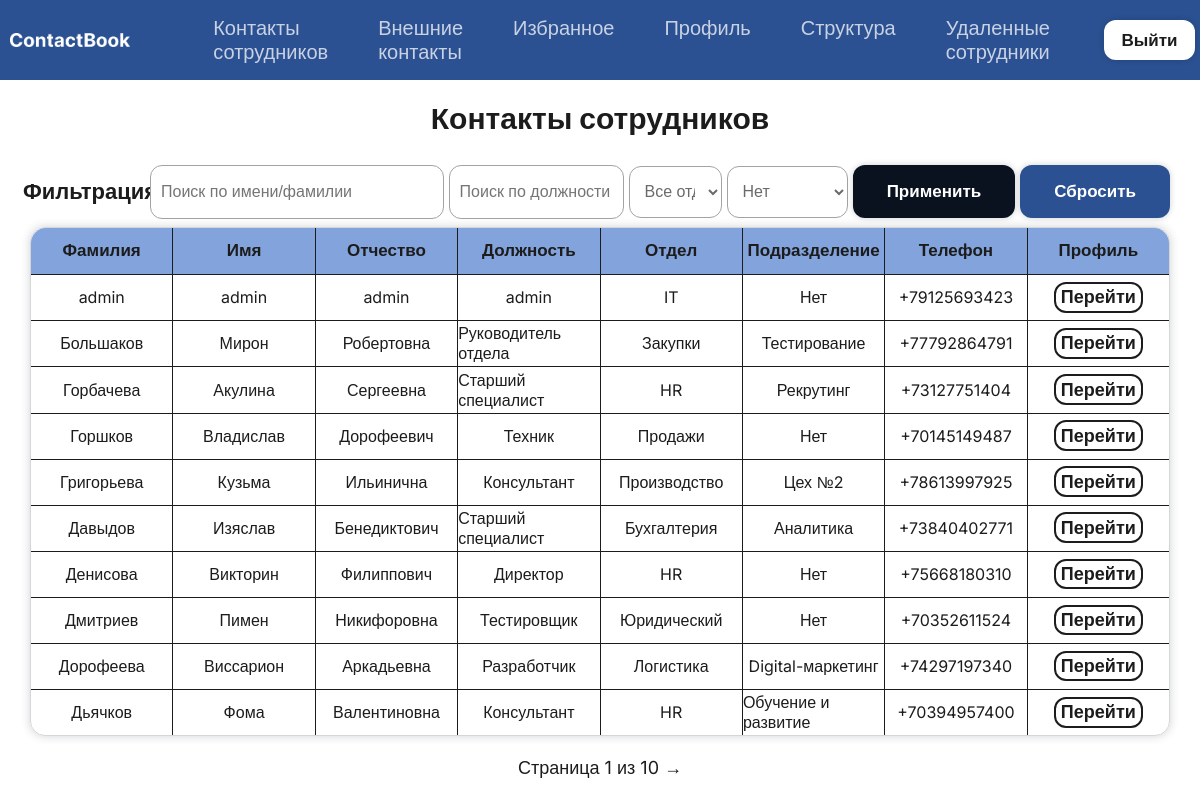
Screenshot of / (signed in) with the database file from the repository.
### ContactBook/models.py (models this page shows, shortened)
class Employee(models.Model):
    last_name = models.CharField(max_length=50, verbose_name='Фамилия')
    first_name = models.CharField(max_length=50, verbose_name='Имя')
    middle_name = models.CharField(max_length=50, blank=True, null=True, verbose_name='Отчество')
    department = models.ForeignKey(Department, on_delete=models.PROTECT, verbose_name='Отдел')
    subdivision = models.ForeignKey(Subdivision, on_delete=models.SET_NULL, blank=True, null=True, verbose_name='Подразделение')
    position = models.CharField(max_length=100, verbose_name='Должность')
    phone = models.CharField(max_length=20, unique=True, verbose_name='Телефон')
    floor = models.CharField(max_length=50, verbose_name='Этаж')
    cabinet = models.CharField(max_length=50, blank=True, null=True, verbose_name='Кабинет')
    role = models.CharField(
        max_length=20,
        choices=[('user', 'Пользователь'), ('admin', 'Администратор')],
        default='user',
        verbose_name='Роль'
    )
    user_account = models.OneToOneField(User, on_delete=models.CASCADE, null=True, blank=True, related_name='employee_profile', verbose_name='Аккаунт входа')
    is_deleted = models.BooleanField(default=False, verbose_name='Удалён')
    deleted_at = models.DateTimeField(null=True, blank=True, verbose_name='Дата удаления')
    objects = EmployeeManager()
    all_objects = models.Manager()
    class Meta:
        verbose_name_plural = 'Сотрудники'

class Department(models.Model):
    name = models.CharField(max_length=100, unique=True, verbose_name='Название отдела')
    class Meta:
        verbose_name_plural = 'Отделы'

class Subdivision(models.Model):
    name = models.CharField(max_length=100, verbose_name='Название подразделения')
    department = models.ForeignKey(Department, on_delete=models.CASCADE, related_name='subdivisions', verbose_name='Родительский отдел')
    class Meta:
        constraints = [
            models.UniqueConstraint(fields=['name', 'department'], name='unique_subdivision_name_per_dept')
        ]
        verbose_name_plural = 'Подразделения'

### ContactBook/views.py (the view, shortened to what this page needs)
# urls.py: path('', views.employee_list, name='employee_list'),
@login_required
def employee_list(request):
    qs = Employee.objects.select_related('department', 'subdivision', 'user_account').order_by('last_name')
    is_admin_user = is_admin(request.user)
    search = request.GET.get('search', '').strip()
    dept_id = request.GET.get('department')
    sub_id = request.GET.get('subdivision')
    position = request.GET.get('position', '').strip()
    if dept_id and dept_id != 'None':
        qs = qs.filter(department_id=dept_id)
    if sub_id and sub_id != 'None':
        qs = qs.filter(subdivision_id=sub_id)
    if position:
        qs = qs.filter(position__icontains=position)
    paginator = Paginator(qs, 10)
    page_obj = paginator.get_page(request.GET.get('page'))
    return render(request, 'contactbook/employee_list.html', {
        'page_obj': page_obj,
        'search': search, 'dept_id': dept_id, 'sub_id': sub_id, 'position': position,
        'departments': Department.objects.all(),
        'subdivisions': Subdivision.objects.all(),
        'is_admin': is_admin_user
    })

### ContactBook/models.py (called while the page is built)
    def get_queryset(self):
        return super().get_queryset().filter(is_deleted=False)

### ContactBook/views.py (called while the page is built)
def is_admin(user):
    return user.is_authenticated and hasattr(user, 'employee_profile') and user.employee_profile.role == 'admin'

### ContactBook/templates/contactbook/employee_list.html (shortened to what this page needs)
{% extends "base.html" %}
{% block content %}
<h1>Контакты сотрудников</h1>
<div class="filter">
    <div class="zagolovok"><p>Фильтрация</p></div>
    <form method="get" class="elements">
        <input type="text" id="search" name="search" value="{{ search }}" placeholder="Поиск по имени/фамилии">
        <input type="text" id="position" name="position" value="{{ position }}" placeholder="Поиск по должности">
        <select name="department" id="dept-select">
            <option value="">Все отделы</option>
        </select>
        <select name="subdivision" id="sub-select">
            <option value="">Нет</option>
        </select>
        <button type="submit" class="btn btn-primary">Применить</button>
        <a href="{% url 'contactbook:employee_list' %}" class="btn btn-secondary">Сбросить</a>
    </form>
</div>
<div class="list">
    <table>
        <thead>
            <tr>
                <th>Фамилия</th>
                <th>Имя</th>
                <th>Отчество</th>
                <th>Должность</th>
                <th>Отдел</th>
                <th>Подразделение</th>
                <th>Телефон</th>
                <th class="last-column">Профиль</th>
            </tr>
        </thead>
        <tbody>
            {% for emp in page_obj %}
            <tr class="{% if not emp.user_account.is_active %}unconfirmed{% endif %}">
                <td>{{ emp.last_name }}</td>
                <td>{{ emp.first_name }}</td>
                <td>{{ emp.middle_name|default:"Нет" }}</td>
                <td>{{ emp.position }}</td>
                <td>{{ emp.department.name }}</td>
                <td>{{ emp.subdivision.name|default:"Нет" }}</td>
                <td>{{ emp.phone }}</td>
                <td class="last-column"><a href="{% url 'contactbook:employee_detail' emp.pk %}">Перейти</a></td>
            </tr>
            {% empty %}
            <tr class="none"><td colspan="7" id="employee-none">Сотрудники не найдены</td></tr>
            {% endfor %}
        </tbody>
    </table>
</div>
<div class="pagination">
    <p>Страница {{ page_obj.number }} из {{ page_obj.paginator.num_pages }}</p>
    {% if page_obj.has_next %}
        <a href="?page={{ page_obj.next_page_number }}&search={{ search }}&department={{ dept_id }}&subdivision={{ sub_id }}&position={{ position }}">→</a>
    {% endif %}
</div>
{% endblock %}

### ContactBook/static/css/style.css (style rules this page uses)
html,body { width: 100%; height: 100%; background-color: #ffffff; font-family: "Inter", sans-serif; padding: 0; margin: 0; }
main > h1 { font-size: 30px; color: rgb(28, 28, 28); }
form { width: 90%; }
.filter { width: 100%; height: 10%; display: flex; justify-content: center; align-items: center; }
.zagolovok { width: 10%; height: 100%; display: flex; justify-content: center; align-items: center; font-size: 22px; font-weight: bold; color: rgb(28, 28, 28); }
.elements { width: 85%; height: 100%; display: flex; justify-content: right; align-items: center; gap: 5px; }
.elements > input { width: 17%; height: 42px; border: solid 1px rgb(163, 163, 163); background-color: white; border-radius: 12px; font-size: 16px; padding: 5px 10px; }
#search { width: 30%; height: 42px; }
.elements > select { width: 13%; height: 52px; border: solid 1px rgb(163, 163, 163); background-color: white; border-radius: 12px; font-size: 16px; padding: 5px 10px; color: rgb(107, 107, 107); }
#dept-select { width: 10%; height: 52px; border: solid 1px rgb(163, 163, 163); background-color: white; border-radius: 12px; font-size: 16px; padding: 5px 10px; color: rgb(107, 107, 107); }
.elements > button { background-color: #0a1220; border: solid 2px transparent; color: white; box-shadow: 0 0px 6px rgba(10, 18, 32, 0.2); transition: all 0.2s ease; }
.elements > a { background-color: #2b5192; border: 2px solid transparent; color: #ffffff; transition: all 0.2s ease; box-shadow: 0 0px 6px rgba(10, 18, 32, 0.2); }
.list { width: 95%; height: 80%; display: flex; justify-content: center; }
.list > table { width: 100%; height: 100%; display: flex; align-items: center; flex-direction: column; border: 1px solid rgb(214, 214, 214); border-radius: 15px; border-collapse: collapse; box-shadow: 0 0 10px rgba(41, 48, 73, 0.22); }
.list > table > thead { width: 100%; height: 10%; display: flex; justify-content: center; background-color: #1e59be8d; border-top-left-radius: 15px; border-top-right-radius: 15px; }
.list > table > thead > tr { width: 100%; height: 100%; display: flex; justify-content: center; align-items: center; }
.list > table > thead > tr > th { width: 15%; height: 100%; display: flex; align-items: center; justify-content: center; border-top: none; border-bottom: 1px solid rgb(28, 28, 28);; border-right: 1px solid rgb(28, 28, 28); padding: 0; font-size: 17px; color: rgb(28, 28, 28); }
.list > table > tbody { width: 100%; height: 100%; display: flex; flex-direction: column; align-items: center; }
.list > table > tbody > tr { width: 100%; height: 10%; display: flex; flex-direction: row; }
.list > table > tbody > tr > td { width: 15%; height: 100%; display: flex; align-items: center; justify-content: center; border-bottom: 1px solid rgb(28, 28, 28);; border-top: none; border-right: 1px solid rgb(28, 28, 28); padding: 0; font-size: 16px; color: rgb(28, 28, 28); }
.list > table > tbody > tr:nth-child(10) > td { border-bottom: none; }
.list > table > tbody > tr > td > a { width: 60%; height: 58%; background-color: transparent; color: rgb(28, 28, 28); font-size: 18px; border-radius: 12px; transition: all 0.1s ease; border: solid 2px rgb(28, 28, 28); text-decoration: none; display: flex; justify-content: center; align-items: center; padding: 0; font-family: "Inter", sans-serif; font-weight: 600; }
.pagination { height: 10%; color: rgb(28, 28, 28); text-decoration: none; display: flex; align-items: center; gap: 5px; font-size: 18px; }
.pagination > a { color: rgb(28, 28, 28); text-decoration: none; }
.btn { padding: 14px 32px; border-radius: 12px; font-size: 17px; font-weight: 600; text-decoration: none; display: flex; align-items: center; gap: 10px; border: none; cursor: pointer; font-family: "Inter", sans-serif; white-space: nowrap; }
.btn-primary { background-color: #0a1220; color: white; box-shadow: 0 0px 6px rgba(10, 18, 32, 0.2); transition: all 0.2s ease; }
.btn-secondary { background-color: #2b5192; color: #ffffff; transition: all 0.2s ease; box-shadow: 0 0px 6px rgba(10, 18, 32, 0.2); }
.last-column { border-right: none !important; }

### rows the page displays
Employee: last_name "admin", first_name "admin", middle_name "admin", position "admin", department.name "IT", subdivision.name "Нет", phone "+79125693423"
Employee: last_name "Большаков", first_name "Мирон", middle_name "Робертовна", position "Руководитель отдела", department.name "Закупки", subdivision.name "Тестирование", phone "+77792864791"
Employee: last_name "Горбачева", first_name "Акулина", middle_name "Сергеевна", position "Старший специалист", department.name "HR", subdivision.name "Рекрутинг", phone "+73127751404"
Employee: last_name "Горшков", first_name "Владислав", middle_name "Дорофеевич", position "Техник", department.name "Продажи", subdivision.name "Нет", phone "+70145149487"
Employee: last_name "Григорьева", first_name "Кузьма", middle_name "Ильинична", position "Консультант", department.name "Производство", subdivision.name "Цех №2", phone "+78613997925"
Employee: last_name "Давыдов", first_name "Изяслав", middle_name "Бенедиктович", position "Старший специалист", department.name "Бухгалтерия", subdivision.name "Аналитика", phone "+73840402771"
Employee: last_name "Денисова", first_name "Викторин", middle_name "Филиппович", position "Директор", department.name "HR", subdivision.name "Нет", phone "+75668180310"
Employee: last_name "Дмитриев", first_name "Пимен", middle_name "Никифоровна", position "Тестировщик", department.name "Юридический", subdivision.name "Нет", phone "+70352611524"
Employee: last_name "Дорофеева", first_name "Виссарион", middle_name "Аркадьевна", position "Разработчик", department.name "Логистика", subdivision.name "Digital-маркетинг", phone "+74297197340"
Employee: last_name "Дьячков", first_name "Фома", middle_name "Валентиновна", position "Консультант", department.name "HR", subdivision.name "Обучение и развитие", phone "+70394957400"

### other values shown
{{ page_obj.number }} "1"
{{ page_obj.paginator.num_pages }} "10"
